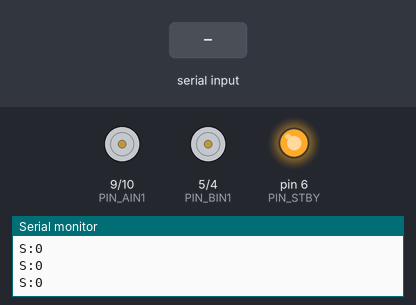
Bench run of a sketch on a simulated Arduino Uno, built with avr-gcc and run on an emulated ATmega328P. On the bench: motor-driver pin pairs drawn as motors (green arrow = first pin HIGH = forward, orange = second pin HIGH = backward, longer = more drive, scaled by the enable pin, stopped while the standby pin is LOW), output pins drawn as LEDs (lit = HIGH), the last lines printed to the serial monitor. The test bench sets the inputs (shaded band).

Above: at 2.2 s.
2.3 s: "M:90\n" received over Serial
At 3.5 s:
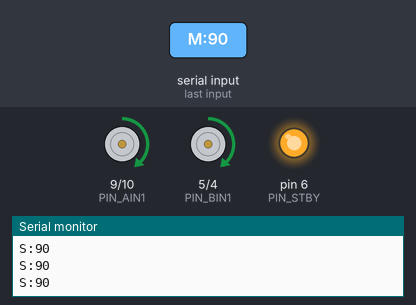
3.8 s: "E:\n" received over Serial
At 4.8 s:
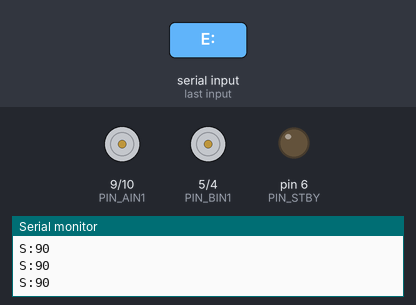
5.3 s: "E:90\n" received over Serial
At 5.9 s:
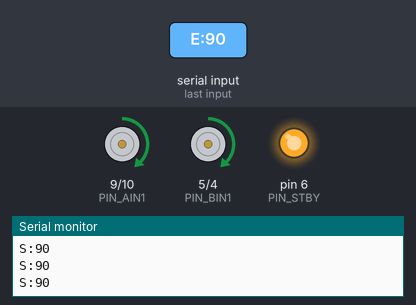
6.8 s: "E:,45\n" received over Serial
At 7.1 s:
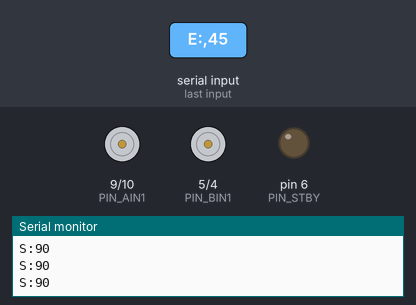
Timing chart, 0 to 9.3 s (numbered marks = the images above; inputs shaded):
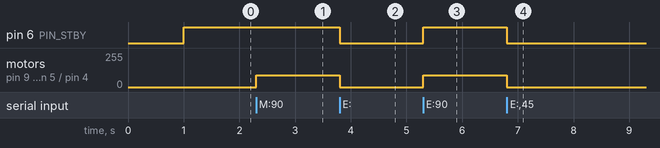

The sketch:

r4_motor_driver.ino
```cpp
/**
 * @file r4_motor_driver.ino
 * @brief DC Motor Driver for Arduino R4 WiFi (replacing Pico)
 *
 * Receives serial commands: "M:PWM\n" (PWM: -255 to 255)
 * Drives two DC motors with the same PWM value.
 *
 * Pinout (User Specified):
 * DC A: 9, 10, 11
 * DC B: 5, 4, 3
 * STBY: 6
 */

// DC Motor Pins
const uint8_t PIN_AIN1 = 9;
const uint8_t PIN_AIN2 = 10;
const uint8_t PIN_PWMA = 11;
const uint8_t PIN_BIN1 = 5;
const uint8_t PIN_BIN2 = 4;
const uint8_t PIN_PWMB = 3;
const uint8_t PIN_STBY = 6;

int current_pwm = 0;

void setup() {
  Serial.begin(115200);
  delay(1000);

  pinMode(PIN_AIN1, OUTPUT);
  pinMode(PIN_AIN2, OUTPUT);
  pinMode(PIN_PWMA, OUTPUT);
  pinMode(PIN_BIN1, OUTPUT);
  pinMode(PIN_BIN2, OUTPUT);
  pinMode(PIN_PWMB, OUTPUT);
  pinMode(PIN_STBY, OUTPUT);

  digitalWrite(PIN_STBY, HIGH); // Enable Driver

  Serial.println("R4 Motor Driver Started");
}

void loop() {
  // Serial Command Parsing
  if (Serial.available() > 0) {
    String line = Serial.readStringUntil('\n');
    line.trim();

    if (line.startsWith("M:")) {
      int pwm = line.substring(2).toInt();
      driveMotors(pwm);
      current_pwm = pwm;
    } else if (line.startsWith("E:")) {
      int enable = line.substring(2).toInt();
      digitalWrite(PIN_STBY, enable ? HIGH : LOW);
    }
  }

  // Send Status (Match pico_interface expectation)
  static uint32_t last_status_time = 0;
  if (millis() - last_status_time > 100) {
    Serial.print("S:");
    Serial.println(current_pwm);
    last_status_time = millis();
  }
}

void driveMotors(int pwm) {
  // Motor A
  driveMotor(PIN_AIN1, PIN_AIN2, PIN_PWMA, pwm);
  // Motor B
  driveMotor(PIN_BIN1, PIN_BIN2, PIN_PWMB, pwm);
}

void driveMotor(uint8_t in1, uint8_t in2, uint8_t pwmPin, int pwm) {
  if (pwm > 0) {
    digitalWrite(in1, HIGH);
    digitalWrite(in2, LOW);
    analogWrite(pwmPin, pwm);
  } else if (pwm < 0) {
    digitalWrite(in1, LOW);
    digitalWrite(in2, HIGH);
    analogWrite(pwmPin, -pwm);
  } else {
    digitalWrite(in1, LOW);
    digitalWrite(in2, LOW);
    analogWrite(pwmPin, 0);
  }
}
```

Measured:
- after the input at 2.3 s, motor on pin 9 (PIN_AIN1) / pin 10 (PIN_AIN2), motor on pin 5 (PIN_BIN1) / pin 4 (PIN_BIN2): stopped → forward 90/255 at once
- after the input at 3.8 s, pin 6 (PIN_STBY): HIGH → LOW at once; motor on pin 9 (PIN_AIN1) / pin 10 (PIN_AIN2), motor on pin 5 (PIN_BIN1) / pin 4 (PIN_BIN2): forward 90/255 → stopped at once
- after the input at 5.3 s, pin 6 (PIN_STBY): LOW → HIGH at once; motor on pin 9 (PIN_AIN1) / pin 10 (PIN_AIN2), motor on pin 5 (PIN_BIN1) / pin 4 (PIN_BIN2): stopped → forward 90/255 at once
- after the input at 6.8 s, pin 6 (PIN_STBY): HIGH → LOW at once; motor on pin 9 (PIN_AIN1) / pin 10 (PIN_AIN2), motor on pin 5 (PIN_BIN1) / pin 4 (PIN_BIN2): forward 90/255 → stopped at once
